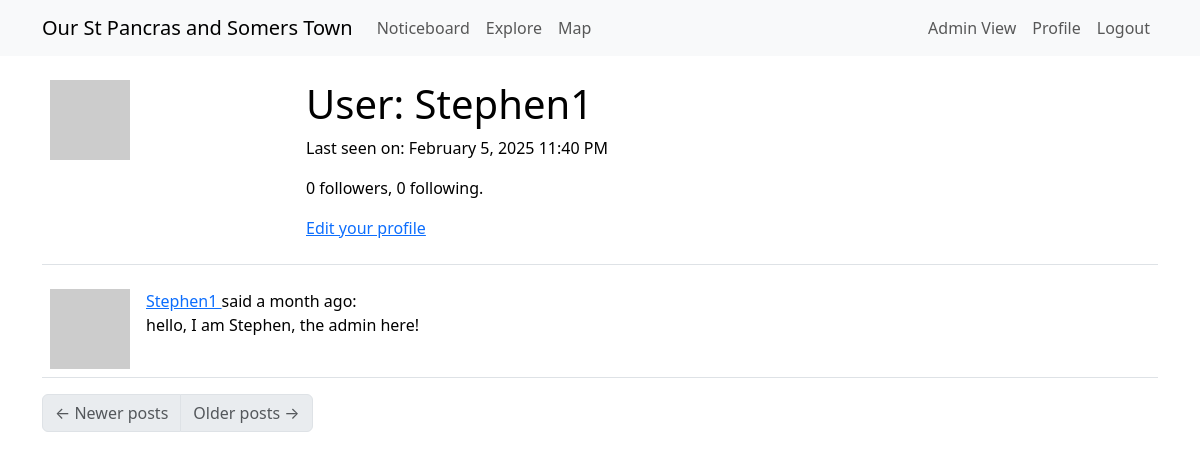
The app's page /user/Stephen1 (signed in), older data.
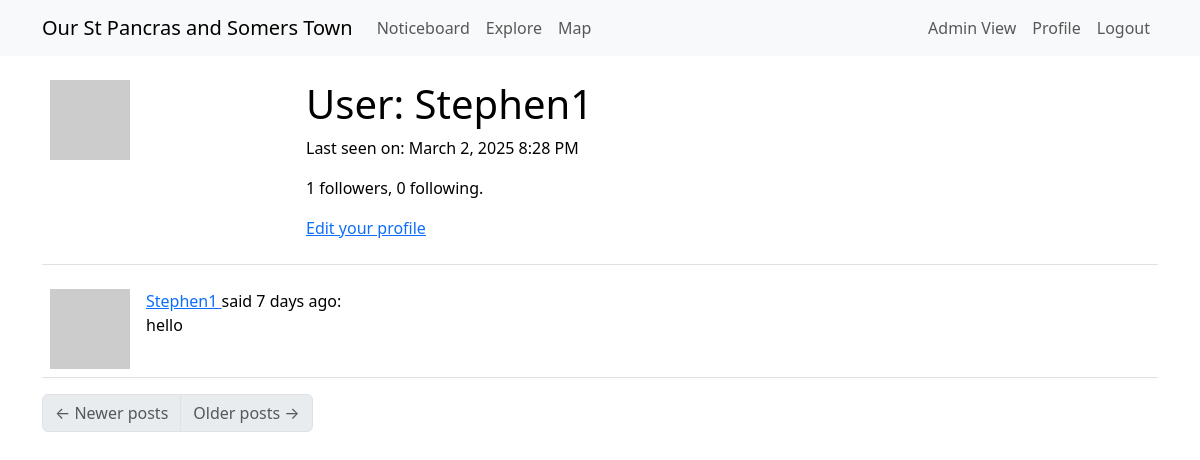
The same page, newer data.
### app/models.py (models this page shows, shortened)
class User(UserMixin, db.Model):
    __tablename__ = "User"
    __searchable__ = ['username', 'email',]
    id: so.Mapped[int] = so.mapped_column(primary_key=True) # so.Mapped gives a python data type to the attr, so.mapped_column creates the actual column
    access_level: so.Mapped[int] = so.mapped_column(
        default=0,  # Default to 0 (logged-in User)
        nullable=False
    )
    username: so.Mapped[str] = so.mapped_column(sa.String(64), index=True,
                                                unique=True)
    email: so.Mapped[str] = so.mapped_column(sa.String(120), index=True,
                                             unique=True)
    password_hash: so.Mapped[Optional[str]] = so.mapped_column(sa.String(256)) #attr can be defined as Optional
    about_me: so.Mapped[Optional[str]] = so.mapped_column(sa.String(140))
    last_seen: so.Mapped[Optional[datetime]] = so.mapped_column(
        default=lambda: datetime.now(timezone.utc))
    posts: so.WriteOnlyMapped['Post'] = so.relationship(
        back_populates='author',
        passive_deletes=True) #back_populates links Posts.author to User.posts
    following: so.WriteOnlyMapped['User'] = so.relationship(
        secondary=followers, primaryjoin=(followers.c.follower_id == id), # establish link between User and Follower tables, where the id matches (all the Users this current User follows)
        secondaryjoin=(followers.c.followed_id == id), #links followers back to Users. identifies all Users who are followed by the current User
        back_populates='followers',
        passive_deletes=True) #links User.following to Follower.followers (who the User is following)
    followers: so.WriteOnlyMapped['User'] = so.relationship(
        secondary=followers, primaryjoin=(followers.c.followed_id == id),
        secondaryjoin=(followers.c.follower_id == id),
        back_populates='following',
        passive_deletes=True) #same but for who the User is being followed by
    Markers: so.Mapped["Marker"] = so.relationship(
        "Marker",
        back_populates="creator",  # Links to the `Marker.creator` relationship
    )
    def avatar(self, size):
        digest = md5(self.email.lower().encode('utf-8')).hexdigest()
        return f'https://www.gravatar.com/avatar/{digest}?d=identicon&s={size}' #provides an automatic avatar
    def followers_count(self):
        query = sa.select(sa.func.count()).select_from(
            self.followers.select().subquery())
        return db.session.scalar(query)
    def following_count(self):
        query = sa.select(sa.func.count()).select_from(
            self.following.select().subquery())
        return db.session.scalar(query)

class Post(db.Model):
    __searchable__ = ['body']  # Fields to index
    id: so.Mapped[int] = so.mapped_column(primary_key=True)
    body: so.Mapped[str] = so.mapped_column(sa.String(140))
    timestamp: so.Mapped[datetime] = so.mapped_column(index=True, default=lambda: datetime.now(timezone.utc))
    user_id: so.Mapped[int] = so.mapped_column(sa.ForeignKey(User.id, ondelete='CASCADE'),index=True)
    author: so.Mapped[User] = so.relationship(back_populates='posts', passive_deletes=True)

### app/routes.py (the view)
@app.route('/user/<username>') # view other user profiles for follow/unfollow
@login_required
def user(username):
    user = db.first_or_404(sa.select(User).where(User.username == username)) #get the matching user otherwise return a 404 invalid page error
    page = request.args.get('page', 1, type=int)
    query = user.posts.select().order_by(Post.timestamp.desc())
    posts = db.paginate(query, page=page,
                        per_page=app.config['POSTS_PER_PAGE'],
                        error_out=False) # collect + paginate all the current user’s posts in descending time order
    next_url = url_for('user', username=user.username, page=posts.next_num) \
        if posts.has_next else None
    prev_url = url_for('user', username=user.username, page=posts.prev_num) \
        if posts.has_prev else None
    form = EmptyForm() # provide a submit button to follow/unfollow users
    return render_template('user.html', user=user, posts=posts.items,
                           next_url=next_url, prev_url=prev_url, form=form)

### app/models.py (called while the page is built)
@login.user_loader
def load_User(id):
    return db.session.get(User, int(id))

### app/routes.py (called while the page is built)
@app.before_request
def before_request(): # if user is logged in, record the time they log in, update database
    if current_user.is_authenticated:
        current_user.last_seen = datetime.now(timezone.utc)
        db.session.commit()

### app/templates/user.html (shortened to what this page needs)
{% extends "base.html" %}
{% block content %}
    <table class="table table-hover">
        <tr>
            <td width="256px"><img src="{{ user.avatar(256) }}"></td>
            <td>
                <h1>User: {{ user.username }}</h1>
                {% if user.last_seen %}
                <p>Last seen on: {{ moment(user.last_seen).format('LLL') }}</p>
                {% endif %}
                <p>{{ user.followers_count() }} followers, {{ user.following_count() }} following.</p>
                {% if user == current_user %}
                <p><a href="{{ url_for('edit_profile') }}">Edit your profile</a></p>
                {% endif %}
            </td>
        </tr>
    </table>
    {% for post in posts %}
        {% include '_post.html' %}
    {% endfor %}
    <nav aria-label="Post navigation">
        <ul class="pagination">
            <li class="page-item{% if not prev_url %} disabled{% endif %}">
                <a class="page-link" href="{{ prev_url }}">
                    <span aria-hidden="true">&larr;</span> Newer posts
                </a>
            </li>
            <li class="page-item{% if not next_url %} disabled{% endif %}">
                <a class="page-link" href="{{ next_url }}">
                    Older posts <span aria-hidden="true">&rarr;</span>
                </a>
            </li>
        </ul>
    </nav>
{% endblock %}

### app/templates/_post.html
<table class="table table-hover">
    <tr>
        <td width="70px">
            <a href="{{ url_for('user', username=post.author.username) }}">
                <img src="{{ post.author.avatar(70) }}" />
            </a>
        </td>
        <td>
            <a href="{{ url_for('user', username=post.author.username) }}">
                {{ post.author.username }}
            </a>
            said {{ moment(post.timestamp).fromNow() }}:
            <br>
            {{ post.body }}
        </td>
    </tr>
</table>

Row changes from the older to the newer data that the page shows:
changed User "Stephen1": last_seen "February 5, 2025 11:40 PM" → "March 2, 2025 8:28 PM"
changed Post "Stephen1": timestamp "a month ago" → "7 days ago"; body "hello, I am Stephen, the admin here!" → "hello"
Text that changed along with them:
{{ user.followers_count() }}: "0" → "1"
